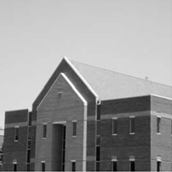
#> input picture 实验一灰度图像的直方图均衡化/3/3.jpg, 172 x 172 px, found by its file name
$ python lab1.py
#> lines starting #> are read from the running program, lines starting #| are printed output that depends on the picture
#> further down, img is the input picture: shape (172, 172); min 0, max 255, mean 151.8
import cv2
import numpy as np
import matplotlib.pyplot as plt


def hist_equal(img, z_max=255):
#> called with z_max = 255
    H, W = img.shape
#> H = 172; W = 172
    # S is the total of pixels
    S = H * W * 1.
#> S = 29584
    out = img.copy()
    sum_h = 0
    for i in range(1, 255):
        ind = np.where(img == i)
        sum_h += len(img[ind])
        z_prime = z_max / S * sum_h
        out[ind] = z_prime
#> this loop made 254 passes
#> (ind, sum_h, z_prime) on passes 1, 3, 4: (([159, 166, 168, 169], [98, 15, 132, 133]), 4, 0.0345), (9 positions, rows 138 to 170, columns 28 to 132, 19, 0.164), (10 positions, rows 130 to 170, columns 15 to 133, 29, 0.25)
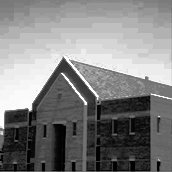
#> out: shape (172, 172); min 0, max 255, mean 129.3
#> after the loop, sum_h = 29550
    out = out.astype(np.uint8)
    return out

img = cv2.imread('3.jpg', cv2.IMREAD_GRAYSCALE)
equ  =hist_equal(img)
cv2.imshow("src", img)
cv2.imshow("result", equ)
cv2.imwrite("result3.jpg",equ)
plt.hist(img.ravel(), 256)
plt.figure()
plt.hist(equ.ravel(), 256)
plt.show()
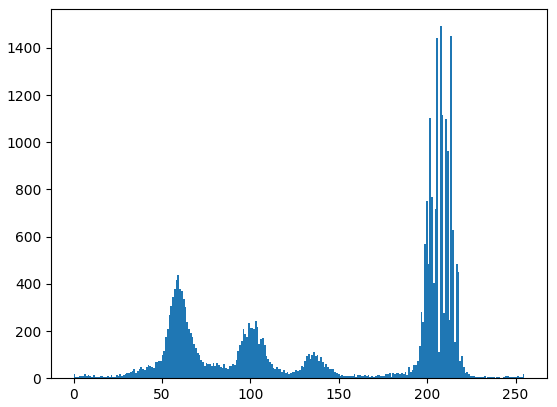
#> figure drawn by matplotlib, 1 panel; tallest bar 1492 high, from x = 207.2 to 208.2
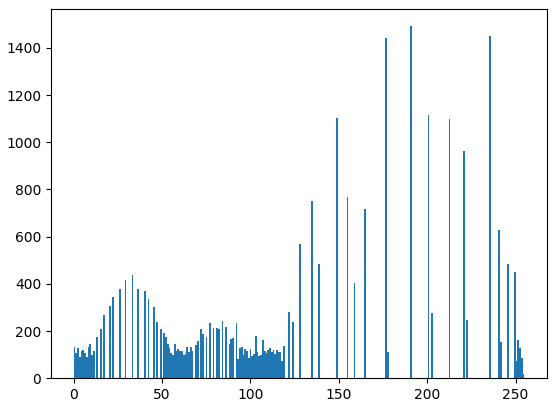
#> figure drawn by matplotlib, 1 panel; tallest bar 1492 high, from x = 190.3 to 191.2

cv2.waitKey(0)
cv2.destroyAllWindows()
